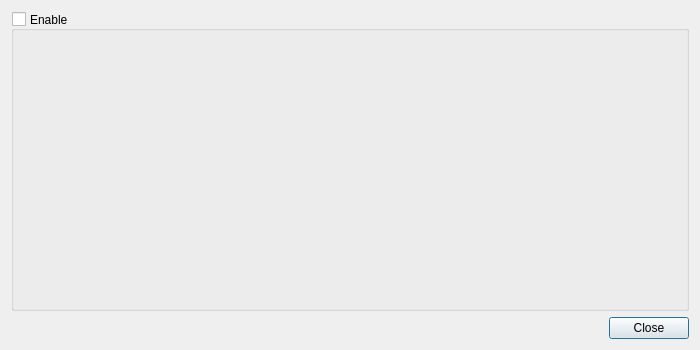
<?xml version="1.0" encoding="UTF-8"?>
<ui version="4.0">
 <class>AudioTriggerFactory</class>
 <widget class="QDialog" name="AudioTriggerFactory">
  <property name="geometry">
   <rect>
    <x>0</x>
    <y>0</y>
    <width>700</width>
    <height>350</height>
   </rect>
  </property>
  <property name="windowTitle">
   <string>Audio Trigger Factory</string>
  </property>
  <layout class="QVBoxLayout" name="verticalLayout">
   <item>
    <widget class="QGroupBox" name="m_enableBox">
     <property name="title">
      <string>Enable</string>
     </property>
     <property name="alignment">
      <set>Qt::AlignLeading|Qt::AlignLeft|Qt::AlignVCenter</set>
     </property>
     <property name="flat">
      <bool>true</bool>
     </property>
     <property name="checkable">
      <bool>true</bool>
     </property>
     <property name="checked">
      <bool>false</bool>
     </property>
     <layout class="QGridLayout" name="gridLayout_2">
      <item row="0" column="0">
       <layout class="QGridLayout" name="m_gridLayout"/>
      </item>
     </layout>
    </widget>
   </item>
   <item>
    <widget class="QDialogButtonBox" name="buttonBox">
     <property name="orientation">
      <enum>Qt::Horizontal</enum>
     </property>
     <property name="standardButtons">
      <set>QDialogButtonBox::Close</set>
     </property>
    </widget>
   </item>
  </layout>
 </widget>
 <resources/>
 <connections>
  <connection>
   <sender>buttonBox</sender>
   <signal>accepted()</signal>
   <receiver>AudioTriggerFactory</receiver>
   <slot>accept()</slot>
   <hints>
    <hint type="sourcelabel">
     <x>248</x>
     <y>254</y>
    </hint>
    <hint type="destinationlabel">
     <x>157</x>
     <y>274</y>
    </hint>
   </hints>
  </connection>
  <connection>
   <sender>buttonBox</sender>
   <signal>rejected()</signal>
   <receiver>AudioTriggerFactory</receiver>
   <slot>reject()</slot>
   <hints>
    <hint type="sourcelabel">
     <x>316</x>
     <y>260</y>
    </hint>
    <hint type="destinationlabel">
     <x>286</x>
     <y>274</y>
    </hint>
   </hints>
  </connection>
 </connections>
</ui>
